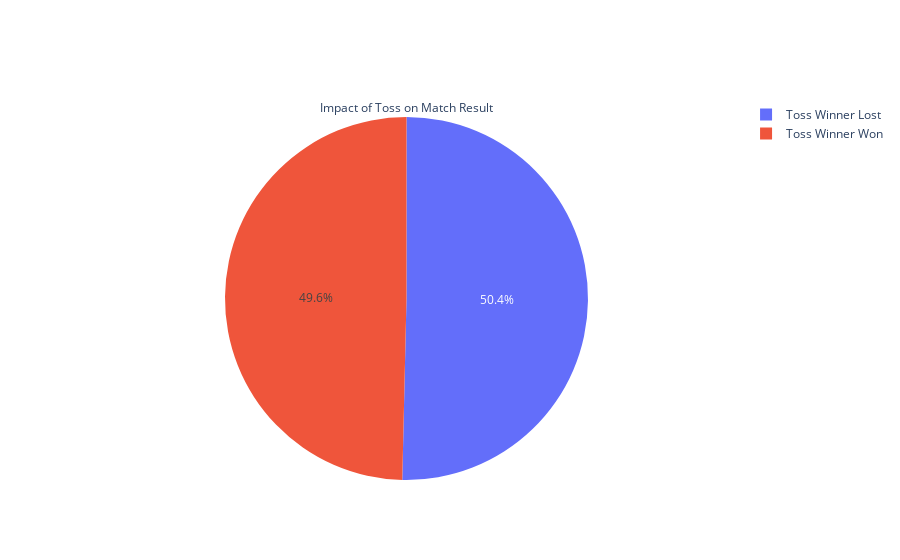

Notebook source saved alongside this figure:
### Markdown cell above
### Is winning the toss the same as winning the match?

### Code cell
completed_matches_df = match_df[match_df['winner'].str.lower() != 'no result']
completed_matches_df['toss_winner_won'] = completed_matches_df['toss_winner'] == completed_matches_df['winner']
toss_impact = completed_matches_df['toss_winner_won'].value_counts()
    
fig = go.Figure(
    data=[
        go.Pie(
            labels=['Toss Winner Won', 'Toss Winner Lost'],
            values=[toss_impact[True], toss_impact[False]],
            title='Impact of Toss on Match Result'
        )
    ]
)
fig.show()

### Figure 1 — Plotly figure (JSON) as saved in the notebook; plotly's stock layout.template omitted (floating-point values rounded to 4 significant figures)
{"data": [{"labels": ["Toss Winner Won", "Toss Winner Lost"], "title": {"text": "Impact of Toss on Match Result"}, "type": "pie", "values": [1473, 1495]}], "layout": {}}
